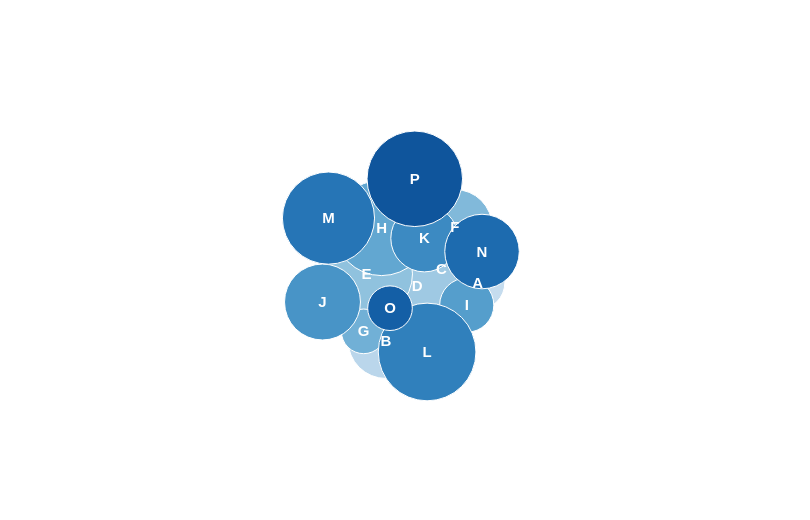

This figure's Vega-Lite source:
### Vega specification from a JSON file in a GitHub repository (floating-point values rounded to 4 significant figures)
{"$schema": "https://vega.github.io/schema/vega/v5.json", "description": "Warming Stripes Chart. Originally designed by Ed Hawkins.", "usermeta": {"author": "David Bacci", "github": "https://github.com/PBI-David/Deneb-Showcase"}, "width": 800, "height": 500, "padding": {"left": 5, "right": 5, "top": 20, "bottom": 0}, "autosize": "none", "signals": [{"name": "cx", "update": "width / 2"}, {"name": "cy", "update": "height / 2"}, {"name": "gravityX", "value": 0.2, "bind": {"input": "range", "min": 0, "max": 1}}, {"name": "gravityY", "value": 0.1, "bind": {"input": "range", "min": 0, "max": 1}}], "data": [{"name": "table", "values": [{"category": "A", "amount": 0.28}, {"category": "B", "amount": 0.55}, {"category": "C", "amount": 0.43}, {"category": "D", "amount": 0.91}, {"category": "E", "amount": 0.81}, {"category": "F", "amount": 0.53}, {"category": "G", "amount": 0.19}, {"category": "H", "amount": 0.87}, {"category": "I", "amount": 0.28}, {"category": "J", "amount": 0.55}, {"category": "K", "amount": 0.43}, {"category": "L", "amount": 0.91}, {"category": "M", "amount": 0.81}, {"category": "N", "amount": 0.53}, {"category": "O", "amount": 0.19}, {"category": "P", "amount": 0.87}]}], "scales": [{"name": "size", "type": "sqrt", "domain": {"data": "table", "field": "amount"}, "range": [0, 5000]}, {"name": "color", "type": "ordinal", "domain": {"data": "table", "field": "category"}, "range": "ramp"}], "marks": [{"name": "nodes", "type": "symbol", "from": {"data": "table"}, "encode": {"enter": {"fill": {"scale": "color", "field": "category"}, "xfocus": {"signal": "cx"}, "yfocus": {"signal": "cy"}}, "update": {"size": {"signal": "pow(2 * datum.amount, 2)", "scale": "size"}, "stroke": {"value": "white"}, "strokeWidth": {"value": 1}, "tooltip": {"signal": "datum"}}}, "transform": [{"type": "force", "iterations": 100, "static": false, "forces": [{"force": "collide", "iterations": 2, "radius": {"expr": "sqrt(datum.size) / 2"}}, {"force": "center", "x": {"signal": "cx"}, "y": {"signal": "cy"}}, {"force": "x", "x": "xfocus", "strength": {"signal": "gravityX"}}, {"force": "y", "y": "yfocus", "strength": {"signal": "gravityY"}}]}]}, {"type": "text", "from": {"data": "nodes"}, "encode": {"enter": {"align": {"value": "center"}, "baseline": {"value": "middle"}, "fontSize": {"value": 15}, "fontWeight": {"value": "bold"}, "fill": {"value": "white"}, "text": {"field": "datum.category"}}, "update": {"x": {"field": "x"}, "y": {"field": "y"}}}}]}
